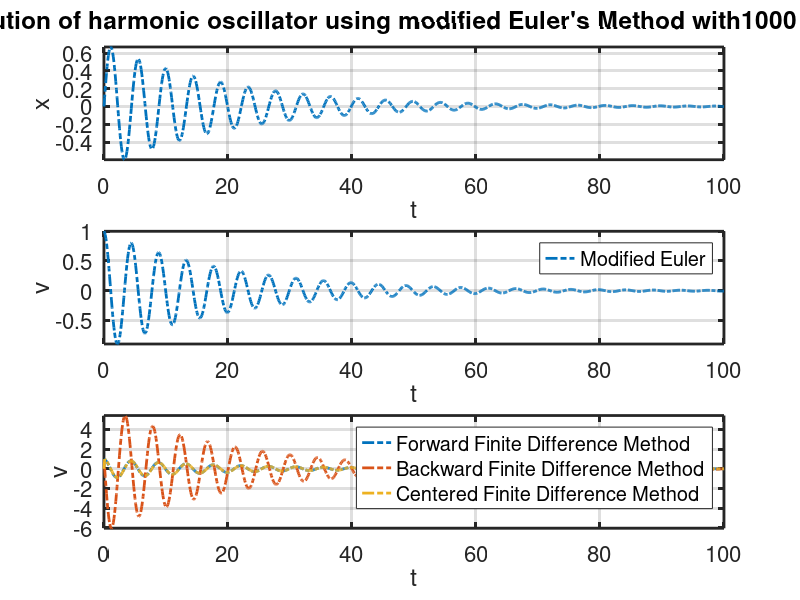

Source code (MATLAB):
%% demo ODE solution. harmonic oscillator
close all; clear;
%% Define the ODE parameters
k2m = 2;
B = 0.1;
w = sqrt(k2m);
T = 2*pi./w;
% x' = v
% v' = -k*x - B*v
xp = @(t, v) v;
vp = @(t, x, v) -k2m*x - B*v;
ta = 0;
tb = 100;
% x = A0*sin(w*t+phi0); -> A0*sin(phi0) = x0
% v = A0*w*cos(w*t+phi0); -> A0*w*cos(phi0) = v0
% phi0 = arctan(x0/v0*w)
% A0 = x0/sin(phi0);
x0 = 0; %
v0 = 1;
% analytical solution:
phi0 = atan(x0./v0.*w);
A0 = sqrt(x0.^2 + (v0./w).^2);
disp(['Analytical solution:x=',num2str(A0,'%.2f'),'*sin(',num2str(w,'%.2f'),'*t+',num2str(phi0,'%.2f'),')']);
for npts = 1001
    tt = linspace(ta,tb,npts);
    h = (tb-ta)/(npts-1);
    % theoretical solution
    x_th = A0.*sin(w.*tt+phi0);
    v_th = w.*A0.*cos(w.*tt+phi0);
    % % modified Euler's method.
    % initialize the solution grid
    x_me = zeros(1,npts);
    v_me = zeros(1,npts);
    % Set the initial/boundary condition.
    x_me(1) = x0;
    v_me(1) = v0;
    for i = 1:npts-1
        % first get y' at half step
        % xp_ct = x_me(i) + h/2*xp(tt(i), v_me(i));
        % vp_ct = v_me(i) + h/2*vp(tt(i), x_me(i)); 
       
        % xp_ct = v_me(i) - k2m.*x_me(i).*(h/2); 
        % vp_ct = -k2m.*(x-me(i)+v_me(i).*(h/2)) - ;
        x_ct = x_me(i) + (h./2)*xp(tt(i), v_me(i));
        v_ct = v_me(i) + (h./2)*vp(tt(i), x_me(i), v_me(i));
        % Euler's update
        x_me(i+1) = x_me(i) + h*xp(tt(i)+h/2, v_ct);
        v_me(i+1) = v_me(i) + h*vp(tt(i)+h/2, x_ct, v_ct);
    end
end
v_fwd = zeros(1,length(x_me));
v_bwd = zeros(1,length(x_me));
v_ct = zeros(1,length(x_me));
for i = 1:length(x_me)
    if(i<length(x_me))
        disp(i + "forwards")
        v_fwd(i) = (x_me(i+1) - x_me(i))/h;
    end
    if(i>1)
        disp(i + "backwards")
        v_bwd(i) = (x_me(i) - x_me(i-1)/h);
    end
    if(i>1 && i<length(x_me))
        disp(i + "centered")
        v_ct(i) = (x_me(i+1) - x_me(i-1))/(2*h);
    end

end


%% Plot the results of the Euler's method
lwid = 2; font = 16;
nrow = 3; ncol = 1;
figure;
subplot(nrow,ncol,1);
hold on; box on; grid on; axis tight;
set(gca,'LineWidth',lwid,'Fontsize',font);
% plot(tt, x_th, '-','LineWidth',lwid, 'DisplayName','Theoretical');
plot(tt, x_me, '-.','LineWidth',lwid, 'DisplayName','Modified Euler');
xlabel('t');
ylabel('x');
title(['Solution of harmonic oscillator using modified Euler''s Method with',num2str(npts-1,'%d'),' slices']);
subplot(nrow,ncol,2);
hold on; box on; grid on; axis tight;
set(gca,'LineWidth',lwid,'Fontsize',font);
% plot(tt, v_th, '-','LineWidth',lwid, 'DisplayName','Theoretical');
plot(tt, v_me, '-.','LineWidth',lwid, 'DisplayName','Modified Euler');
xlabel('t');
ylabel('v');
hold on; box on; grid on; axis tight;
legend show;
subplot(nrow,ncol,3);
hold on; box on; grid on; axis tight;
set(gca,'LineWidth',lwid,'Fontsize',font);
% plot(tt, v_th, '-','LineWidth',lwid, 'DisplayName','Velocity Finite Difference Method Approximation');
plot(tt, v_fwd, '-.','LineWidth',lwid, 'DisplayName','Forward Finite Difference Method');
plot(tt, v_bwd, '-.','LineWidth',lwid, 'DisplayName','Backward Finite Difference Method');
plot(tt, v_ct, '-.','LineWidth',lwid, 'DisplayName','Centered Finite Difference Method');
xlabel('t');
ylabel('v');
hold on; box on; grid on; axis tight;
legend show;
